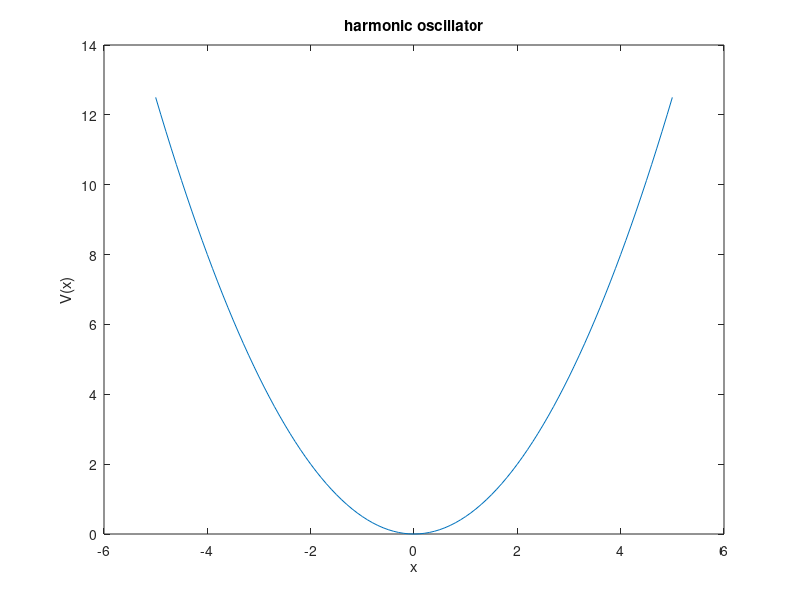
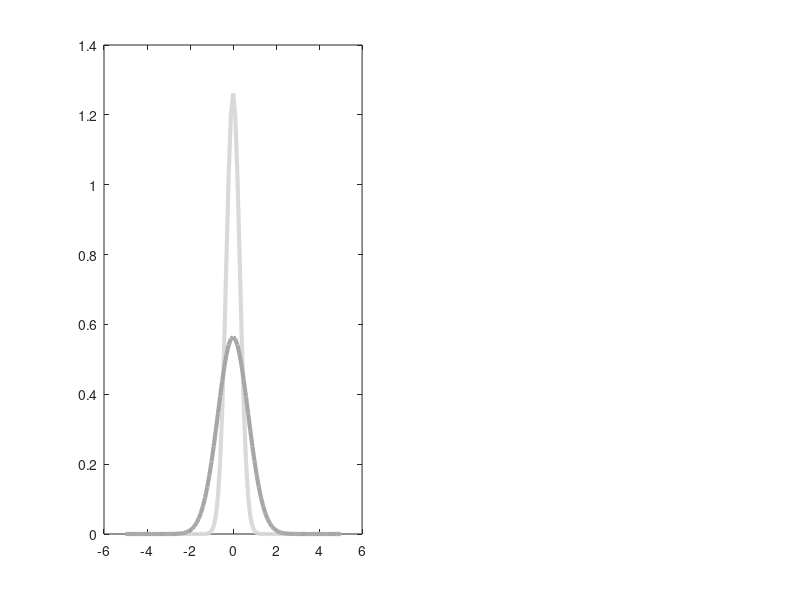

Source code (MATLAB) for these figures, in order: (Note: this script raises an error after producing the figures.)
clear all

% constants
H_BAR = 1;
K_B = 1;
T = [0.1, 1];
T_str = ['0.100000';'1.000000'];
N_BEAD = [1,2,4,8,16,32,64];
BETA = 1/K_B./T;
M = 1;

% space discretization
dx = 0.1;% 0.02
x = -5:dx:5;
x_mid = (x(1:end-1)+x(2:end))/2;

%% show harmonic potential

% potential
w = 1;
V = @(x)w*w/2*x.^2;

figure(1)
clf
set(gcf,'color','w');
plot(x,V(x))
xlabel('x')
ylabel('V(x)')
title('harmonic oscillator')

%% plot different density distributions

figure(2)
clf
set(gcf,'color','w');
for i = 1:2
    subplot(1,2,i)
    exact_clasical_density = exp(-BETA(i)*V(x));
    exact_clasical_density = exact_clasical_density / sum(exact_clasical_density);
    exact_quantum_density = exp(-M*w*2/(2*H_BAR*sinh(BETA(i)*H_BAR*w))*(cosh(BETA(i)*H_BAR*w)-1)*x.*x);
    exact_quantum_density = exact_quantum_density / sum(exact_quantum_density);
    plot(x,exact_clasical_density/dx,'Color',[0.85 0.85 0.85],'LineWidth',3)
    hold on
    plot(x,exact_quantum_density/dx,'Color',[0.65 0.65 0.65],'LineWidth',3)
    for n = 1:7
        filename = strcat('data/presentation/harmonic_oscillator_qm_T_',T_str(i,:),'_N_',string(N_BEAD(n)),'.csv');
        data = csvread(filename);
        plot(x_mid,histcounts(data,x)/length(data)/dx)
    end
    title(strcat('Temperature = ',T_str(i,:)))
    xlabel('X')
    ylabel('\rho')
    legend('exact classical','exact quantum','1 bead','2 beads','4 beads','8 beads','16 beads','32 beads','64 beads')
end

%% show free energies

figure(3)
clf
set(gcf,'color','w');
for i = 1:2
    subplot(1,2,i)
    exact_clasical_density = exp(-BETA(i)*V(x));
    exact_clasical_density = exact_clasical_density / sum(exact_clasical_density);
    exact_quantum_density = exp(-M*w*2/(2*H_BAR*sinh(BETA(i)*H_BAR*w))*(cosh(BETA(i)*H_BAR*w)-1)*x.*x);
    exact_quantum_density = exact_quantum_density / sum(exact_quantum_density);
    plot(x,-K_B*T(i)*log(exact_clasical_density),'Color',[0.85 0.85 0.85],'LineWidth',3)
    hold on
    plot(x,-K_B*T(i)*log(exact_quantum_density),'Color',[0.65 0.65 0.65],'LineWidth',3)
    for n = 1:7
        filename = strcat('data/presentation/harmonic_oscillator_qm_T_',T_str(i,:),'_N_',string(N_BEAD(n)),'.csv');
        data = csvread(filename);
        plot(x_mid,-K_B*T(i)*log(histcounts(data,x)/length(data)))
    end
    title(strcat('Temperature = ',T_str(i,:)))
    xlabel('X')
    ylabel('F')
    legend('exact classical','exact quantum','1 bead','2 beads','4 beads','8 beads','16 beads','32 beads','64 beads')
end
%% show double well

% potential
w = 1;
V = @(x)w*w*(x-1).^2.*(x+1).^2;

figure(4)
clf
set(gcf,'color','w');
plot(x,V(x))
xlabel('x')
ylabel('V(x)')
title('double well potential')

%% plot different density distributions

figure(5)
clf
set(gcf,'color','w');
for i = 1:2
    subplot(1,2,i)
    exact_clasical_density = exp(-BETA(i)*V(x));
    exact_clasical_density = exact_clasical_density / sum(exact_clasical_density);
    plot(x,exact_clasical_density/dx,'Color',[0.85 0.85 0.85],'LineWidth',3)
    hold on
    for n = 1:7
        filename = strcat('data/presentation/double_well_qm_T_',T_str(i,:),'_N_',string(N_BEAD(n)),'.csv');
        data = csvread(filename);
        plot(x_mid,histcounts(data,x)/length(data)/dx)
    end
    title(strcat('Temperature = ',T_str(i,:)))
    xlabel('X')
    ylabel('\rho')
    legend('exact classical','1 bead','2 beads','4 beads','8 beads','16 beads','32 beads','64 beads')
end

%% free energy

figure(6)
clf
set(gcf,'color','w');
for i = 1:2
    subplot(1,2,i)
    exact_clasical_density = exp(-BETA(i)*V(x));
    exact_clasical_density = exact_clasical_density / sum(exact_clasical_density);
    plot(x,-K_B*T(i)*log(exact_clasical_density),'Color',[0.85 0.85 0.85],'LineWidth',3)
    hold on
    for n = 1:7
        filename = strcat('data/presentation/double_well_qm_T_',T_str(i,:),'_N_',string(N_BEAD(n)),'.csv');
        data = csvread(filename);
        plot(x_mid,-K_B*T(i)*log(histcounts(data,x)/length(data)))
    end
    title(strcat('Temperature = ',T_str(i,:)))
    xlabel('X')
    ylabel('F')
    legend('exact classical','1 bead','2 beads','4 beads','8 beads','16 beads','32 beads','64 beads')
end
